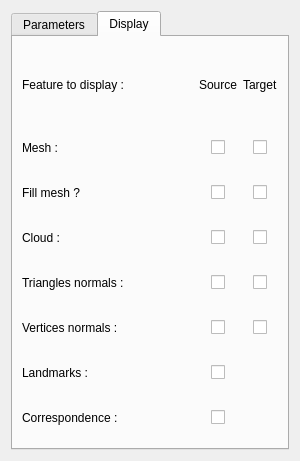
<?xml version="1.0" encoding="UTF-8"?>
<ui version="4.0">
 <class>SWUI_WParamsDisplay</class>
 <widget class="QWidget" name="SWUI_WParamsDisplay">
  <property name="geometry">
   <rect>
    <x>0</x>
    <y>0</y>
    <width>300</width>
    <height>449</height>
   </rect>
  </property>
  <property name="windowTitle">
   <string>Form</string>
  </property>
  <layout class="QVBoxLayout" name="verticalLayout">
   <item>
    <widget class="QTabWidget" name="twParamsDisplay">
     <property name="currentIndex">
      <number>1</number>
     </property>
     <widget class="QWidget" name="tabParams">
      <attribute name="title">
       <string>Parameters</string>
      </attribute>
      <layout class="QGridLayout" name="gridLayout_4">
       <item row="0" column="0">
        <layout class="QGridLayout" name="glParams" rowstretch="0,0,0,0,0,0,0,0" columnstretch="3,1" rowminimumheight="0,0,0,0,0,0,0,0" columnminimumwidth="0,0">
         <property name="horizontalSpacing">
          <number>10</number>
         </property>
         <property name="verticalSpacing">
          <number>30</number>
         </property>
         <property name="bottomMargin">
          <number>0</number>
         </property>
         <item row="3" column="0">
          <widget class="QLabel" name="label_4">
           <property name="text">
            <string>Angle max :</string>
           </property>
          </widget>
         </item>
         <item row="5" column="1">
          <widget class="QDoubleSpinBox" name="dsbCoeffAlpha"/>
         </item>
         <item row="0" column="1">
          <widget class="QDoubleSpinBox" name="dsbStartAlpha"/>
         </item>
         <item row="2" column="1">
          <widget class="QDoubleSpinBox" name="dsbDiffMax"/>
         </item>
         <item row="4" column="1">
          <widget class="QDoubleSpinBox" name="dsbBeta"/>
         </item>
         <item row="3" column="1">
          <widget class="QDoubleSpinBox" name="dsbAngleMax"/>
         </item>
         <item row="1" column="1">
          <widget class="QDoubleSpinBox" name="dsbMinAlpha"/>
         </item>
         <item row="6" column="1">
          <widget class="QDoubleSpinBox" name="dsbGama"/>
         </item>
         <item row="0" column="0">
          <widget class="QLabel" name="label">
           <property name="text">
            <string>Start alpha :</string>
           </property>
          </widget>
         </item>
         <item row="1" column="0">
          <widget class="QLabel" name="label_2">
           <property name="text">
            <string>Min alpha :</string>
           </property>
          </widget>
         </item>
         <item row="2" column="0">
          <widget class="QLabel" name="label_3">
           <property name="text">
            <string>Diff max :</string>
           </property>
          </widget>
         </item>
         <item row="4" column="0">
          <widget class="QLabel" name="label_5">
           <property name="text">
            <string>Beta :</string>
           </property>
          </widget>
         </item>
         <item row="5" column="0">
          <widget class="QLabel" name="label_6">
           <property name="text">
            <string>Coeff alpha :</string>
           </property>
          </widget>
         </item>
         <item row="6" column="0">
          <widget class="QLabel" name="label_7">
           <property name="text">
            <string>Gama :</string>
           </property>
          </widget>
         </item>
         <item row="7" column="0">
          <widget class="QCheckBox" name="cbUseLandMarks">
           <property name="text">
            <string>Use landmarks</string>
           </property>
          </widget>
         </item>
        </layout>
       </item>
      </layout>
     </widget>
     <widget class="QWidget" name="tabDisplay">
      <attribute name="title">
       <string>Display</string>
      </attribute>
      <layout class="QGridLayout" name="gridLayout_3">
       <item row="0" column="0">
        <layout class="QGridLayout" name="glDisplay" rowstretch="3,0,0,0,0,0,0,0" columnstretch="3,0,0">
         <property name="verticalSpacing">
          <number>30</number>
         </property>
         <item row="7" column="1" alignment="Qt::AlignHCenter">
          <widget class="QCheckBox" name="cbCorr">
           <property name="text">
            <string/>
           </property>
          </widget>
         </item>
         <item row="7" column="0">
          <widget class="QLabel" name="laCorr">
           <property name="text">
            <string>Correspondence :</string>
           </property>
          </widget>
         </item>
         <item row="4" column="0">
          <widget class="QLabel" name="laTriNormals">
           <property name="text">
            <string>Triangles normals :</string>
           </property>
          </widget>
         </item>
         <item row="6" column="1" alignment="Qt::AlignHCenter">
          <widget class="QCheckBox" name="cbLandMarksPoints">
           <property name="text">
            <string/>
           </property>
          </widget>
         </item>
         <item row="6" column="0">
          <widget class="QLabel" name="laLandMarks">
           <property name="text">
            <string>Landmarks :</string>
           </property>
          </widget>
         </item>
         <item row="3" column="0">
          <widget class="QLabel" name="laCloud">
           <property name="text">
            <string>Cloud :</string>
           </property>
          </widget>
         </item>
         <item row="5" column="1" alignment="Qt::AlignHCenter">
          <widget class="QCheckBox" name="cbVertNormalsSourceMesh">
           <property name="text">
            <string/>
           </property>
          </widget>
         </item>
         <item row="0" column="2" alignment="Qt::AlignHCenter">
          <widget class="QLabel" name="laTarget">
           <property name="maximumSize">
            <size>
             <width>75</width>
             <height>50</height>
            </size>
           </property>
           <property name="text">
            <string>Target</string>
           </property>
          </widget>
         </item>
         <item row="5" column="2" alignment="Qt::AlignHCenter">
          <widget class="QCheckBox" name="cbVertNormalsTargetMesh">
           <property name="text">
            <string/>
           </property>
          </widget>
         </item>
         <item row="1" column="1" alignment="Qt::AlignHCenter">
          <widget class="QCheckBox" name="cbDisplaySourceMesh">
           <property name="text">
            <string/>
           </property>
          </widget>
         </item>
         <item row="4" column="1" alignment="Qt::AlignHCenter">
          <widget class="QCheckBox" name="cbTriNormalsSourceMesh">
           <property name="text">
            <string/>
           </property>
          </widget>
         </item>
         <item row="1" column="2" alignment="Qt::AlignHCenter">
          <widget class="QCheckBox" name="cbDisplayTargetMesh">
           <property name="text">
            <string/>
           </property>
          </widget>
         </item>
         <item row="1" column="0">
          <widget class="QLabel" name="laMesh">
           <property name="text">
            <string>Mesh :</string>
           </property>
          </widget>
         </item>
         <item row="0" column="1" alignment="Qt::AlignHCenter">
          <widget class="QLabel" name="laSource">
           <property name="maximumSize">
            <size>
             <width>75</width>
             <height>50</height>
            </size>
           </property>
           <property name="text">
            <string>Source</string>
           </property>
          </widget>
         </item>
         <item row="4" column="2" alignment="Qt::AlignHCenter">
          <widget class="QCheckBox" name="cbTriNormalsTargetMesh">
           <property name="text">
            <string/>
           </property>
          </widget>
         </item>
         <item row="3" column="2" alignment="Qt::AlignHCenter">
          <widget class="QCheckBox" name="cbCloudTargetMesh">
           <property name="text">
            <string/>
           </property>
          </widget>
         </item>
         <item row="3" column="1" alignment="Qt::AlignHCenter">
          <widget class="QCheckBox" name="cbCloudSourceMesh">
           <property name="text">
            <string/>
           </property>
          </widget>
         </item>
         <item row="5" column="0">
          <widget class="QLabel" name="laVerticesNormals">
           <property name="text">
            <string>Vertices normals :</string>
           </property>
          </widget>
         </item>
         <item row="2" column="1" alignment="Qt::AlignHCenter">
          <widget class="QCheckBox" name="cbFillSourceMesh">
           <property name="text">
            <string/>
           </property>
          </widget>
         </item>
         <item row="2" column="2" alignment="Qt::AlignHCenter">
          <widget class="QCheckBox" name="cbFillTargetMesh">
           <property name="text">
            <string/>
           </property>
          </widget>
         </item>
         <item row="2" column="0">
          <widget class="QLabel" name="la_FillMesh">
           <property name="text">
            <string>Fill mesh ?</string>
           </property>
          </widget>
         </item>
         <item row="0" column="0">
          <widget class="QLabel" name="laFeature">
           <property name="text">
            <string>Feature to display :</string>
           </property>
          </widget>
         </item>
        </layout>
       </item>
      </layout>
     </widget>
    </widget>
   </item>
  </layout>
 </widget>
 <resources/>
 <connections/>
</ui>
